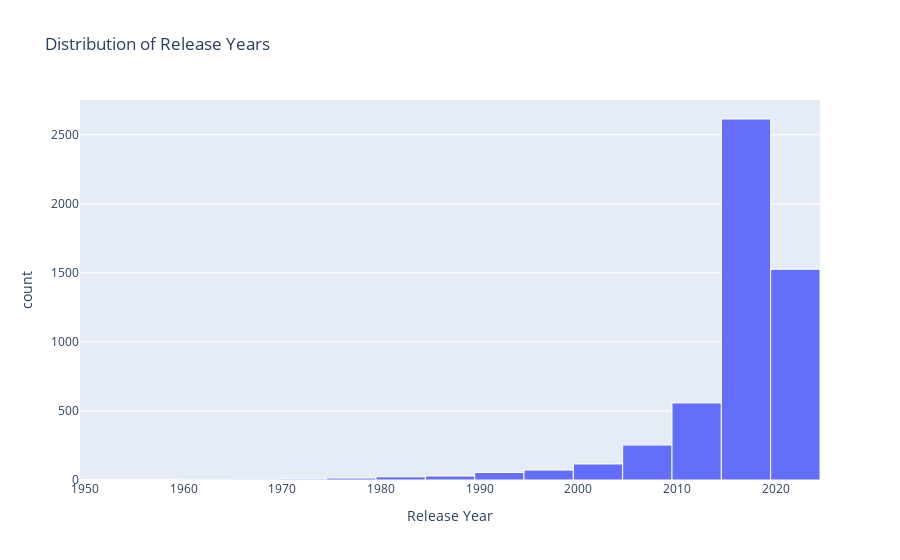

Source (notebook cell):
### Markdown cell above
### EDA

### Code cell
fig = px.histogram(df, x="release_year", nbins=30, title="Distribution of Release Years", labels={"release_year": "Release Year"})
fig.update_traces(marker=dict(line=dict(color="white", width=1)))
fig.show()

### Figure 1 — Plotly figure (JSON) as saved in the notebook; plotly's stock layout.template omitted (floating-point values rounded to 4 significant figures; data arrays with more than 128 entries replaced by an {"elided": "..."} marker saying what was removed)
{"data": [{"alignmentgroup": "True", "bingroup": "x", "hovertemplate": "Release Year=%{x}<br>count=%{y}<extra></extra>", "legendgroup": "", "marker": {"color": "#636efa", "line": {"color": "white", "width": 1}, "pattern": {"shape": ""}}, "name": "", "nbinsx": 30, "offsetgroup": "", "orientation": "v", "showlegend": false, "type": "histogram", "x": {"elided": "5283 int values"}, "xaxis": "x", "yaxis": "y"}], "layout": {"barmode": "relative", "legend": {"tracegroupgap": 0}, "title": {"text": "Distribution of Release Years"}, "xaxis": {"anchor": "y", "domain": [0, 1], "title": {"text": "Release Year"}}, "yaxis": {"anchor": "x", "domain": [0, 1], "title": {"text": "count"}}}}
